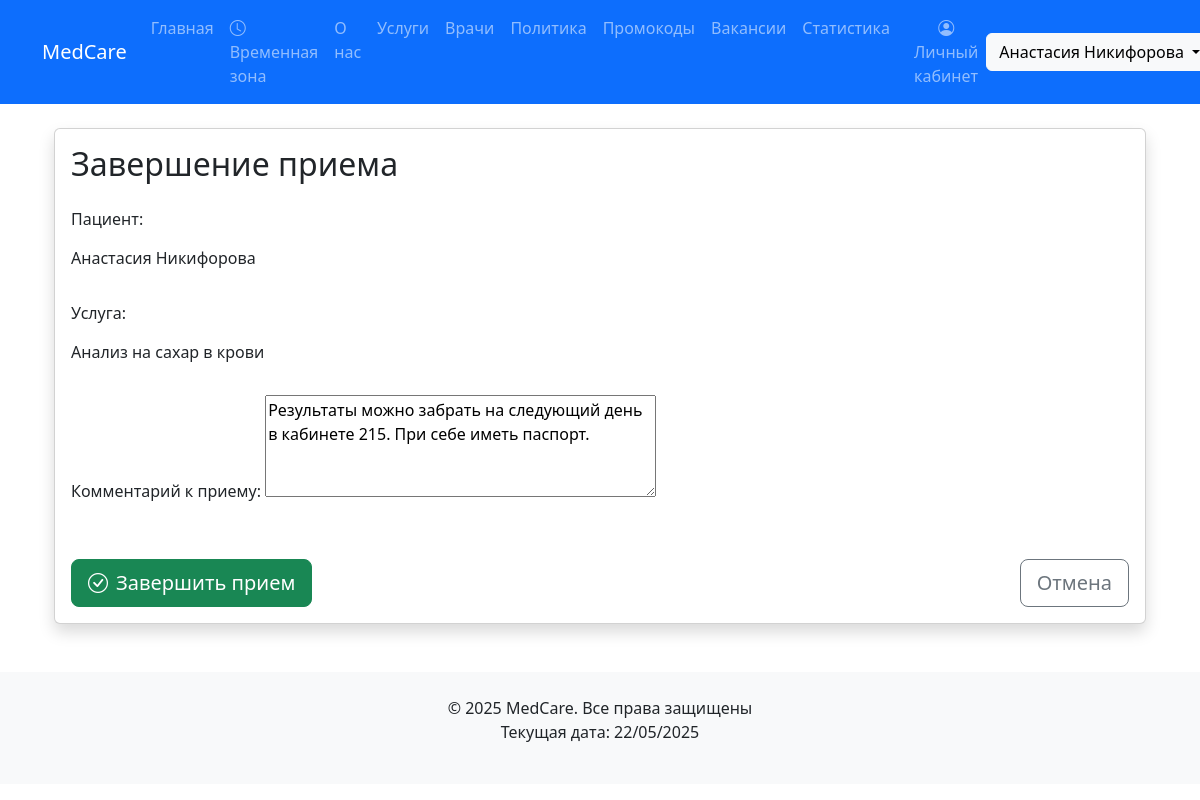
The app's page /complete-appointment/1/ (signed in) with its own data.
### core/models.py (models this page shows, shortened)
class Appointment(models.Model):
    client = models.ForeignKey(Client, on_delete=models.CASCADE)
    doctor = models.ForeignKey(Doctor, on_delete=models.CASCADE)
    service = models.ForeignKey(Service, on_delete=models.CASCADE)
    date_time = models.DateTimeField()
    is_completed = models.BooleanField(default=False, verbose_name="Завершен")
    doctor_notes = models.TextField(blank=True, null=True, verbose_name="Комментарий врача")

class Client(models.Model):
    user = models.OneToOneField(User, on_delete=models.CASCADE, related_name='client')
    phone = models.CharField(
        max_length=20,
        validators=[
            RegexValidator(
                regex=r'^\+375 \(\d{2}\) \d{3}-\d{2}-\d{2}$',
                message="Номер должен быть в формате +375 (29) XXX-XX-XX"
            )
        ]
    )
    birth_date = models.DateField()
    address = models.TextField()

class Service(models.Model):
    name = models.CharField(max_length=200, verbose_name="Название")
    short_description = models.CharField(
        max_length=200,
        verbose_name="Краткое описание"
    )
    full_description = models.TextField(verbose_name="Полное описание")
    price = models.DecimalField(
        max_digits=10,
        decimal_places=2,
        verbose_name="Стоимость"
    )
    duration = models.DurationField(verbose_name="Продолжительность")

### core/views.py (the view, shortened to what this page needs)
# urls.py: path('complete-appointment/<int:pk>/', CompleteAppointmentView.as_view(), name='complete-appointment'),
class CompleteAppointmentView(LoginRequiredMixin, UpdateView):
    model = Appointment
    form_class = CompleteAppointmentForm
    template_name = 'core/complete_appointment.html'
    def get_context_data(self, **kwargs):
        context = super().get_context_data(**kwargs)
        context['appointment'] = self.get_object()
        return context

### core/forms.py
class CompleteAppointmentForm(forms.ModelForm):
    class Meta:
        model = Appointment
        fields = ['doctor_notes']
        widgets = {
            'doctor_notes': forms.Textarea(attrs={'rows': 4})
        }

### core/templates/core/complete_appointment.html (shortened to what this page needs)
{% extends "core/base.html" %}
{% block content %}
<div class="container mt-4">
    <div class="card shadow">
        <div class="card-body">
            <h2 class="card-title mb-4">Завершение приема</h2>
            <form method="post">
                <div class="mb-4">
                    <label class="form-label">Пациент:</label>
                    <p class="form-control-plaintext">
                        {{ appointment.client.user.get_full_name }}
                    </p>
                </div>
                <div class="mb-4">
                    <label class="form-label">Услуга:</label>
                    <p class="form-control-plaintext">
                        {{ appointment.service.name }}
                    </p>
                </div>
                <div class="mb-4">
                    <label for="id_doctor_notes" class="form-label">
                        Комментарий к приему:
                    </label>
                    {{ form.doctor_notes }}
                </div>
                <div class="d-flex justify-content-between mt-5">
                    <button type="submit" class="btn btn-lg btn-success">
                        <i class="bi bi-check-circle me-2"></i>Завершить прием
                    </button>
                    <a href="{% url 'doctor-dashboard' %}" class="btn btn-lg btn-outline-secondary">
                        Отмена
                    </a>
                </div>
            </form>
        </div>
    </div>
</div>
{% endblock %}

### core/templates/core/base.html (shortened to what this page needs)
<!DOCTYPE html>
{% load static %}
<html lang="ru">
<head>
    <link rel="stylesheet" href="{% static 'css/style.css' %}">
    <link href="https://cdn.jsdelivr.net/npm/bootstrap@5.3.0/dist/css/bootstrap.min.css" rel="stylesheet">
    <link rel="stylesheet" href="https://cdn.jsdelivr.net/npm/bootstrap-icons@1.11.1/font/bootstrap-icons.css">
</head>
<body>
    <nav class="navbar navbar-expand-lg navbar-dark bg-primary">
        <div class="container">
            <a class="navbar-brand" href="/">MedCare</a>
            <div class="collapse navbar-collapse" id="navbarNav">
                <ul class="navbar-nav me-auto">
                    <li class="nav-item"><a class="nav-link" href="{% url 'home' %}">Главная</a></li>
                    {% if user.is_authenticated %}
                    <li class="nav-item">
                        <a class="nav-link" href="{% url 'set-timezone' %}">
                            <i class="bi bi-clock me-1"></i>Временная зона
                        </a>
                    </li>
                {% endif %}
                    <li class="nav-item"><a class="nav-link" href="{% url 'about' %}">О нас</a></li>
                    <li class="nav-item"><a class="nav-link" href="{% url 'services' %}">Услуги</a></li>
                    <li class="nav-item"><a class="nav-link" href="{% url 'doctors' %}">Врачи</a></li>
                    <li class="nav-item"><a class="nav-link" href="{% url 'privacy-policy' %}">Политика</a></li>
                    <li class="nav-item"><a class="nav-link" href="{% url 'promocodes' %}">Промокоды</a></li>
                    <li class="nav-item"><a class="nav-link" href="{% url 'vacancy-list' %}">Вакансии</a></li>
                    <li class="nav-item"><a class="nav-link" href="{% url 'statistics' %}">Статистика</a></li>
                    {% if user.is_authenticated %}
                        {% if user.groups.all.0.name == 'Doctors' %}
                        <li class="nav-item">
                            <a class="nav-link btn btn-outline-light ms-2" href="{% url 'doctor-dashboard' %}">
                                <i class="bi bi-clipboard-pulse"></i> Кабинет врача
                            </a>
                        </li>
                        {% elif user.groups.all.0.name == 'Clients' %}
                        <li class="nav-item">
                            <a class="nav-link btn btn-outline-light ms-2" href="{% url 'client-dashboard' %}">
                                <i class="bi bi-person-circle"></i> Личный кабинет
                            </a>
                        </li>
                        {% endif %}
                    {% endif %}
                </ul>
                <div class="d-flex">
                    {% if user.is_authenticated %}
                        <div class="dropdown">
                            <button class="btn btn-light dropdown-toggle"
                                    type="button"
                                    id="userMenu"
                                    data-bs-toggle="dropdown"
                                    aria-expanded="false">
                                {% if user.first_name or user.last_name %}
                                    {{ user.get_full_name }}
                                {% else %}
                                    {{ user.username }}
                                {% endif %}
                            </button>
                        </div>
                    {% else %}
                        <a href="{% url 'login' %}" class="btn btn-light">Войти</a>
                    {% endif %}
                </div>
            </div>
        </div>
    </nav>
    <main class="container mt-4">
        {% block content %}{% endblock %}
    </main>
    <footer class="bg-light mt-5 py-4">
        <div class="container text-center">
            <p class="mb-0">© 2025 MedCare. Все права защищены</p>
            <p>Текущая дата: {% now "d/m/Y" %}</p>
        </div>
    </footer>
</body>
</html>

### core/static/css/style.css (style rules this page uses)
body { font-family: 'Arial', sans-serif; }
.card { transition: transform 0.3s; }
footer { background-color: #e9ecef; }

### records on screen
Appointment: client.user.get_full_name "Анастасия Никифорова", service.name "Анализ на сахар в крови", doctor_notes "Результаты можно забрать на следующий день в кабинете 215. При себе иметь паспорт."

### other values on screen
{{ user.get_full_name }} "Анастасия Никифорова"
